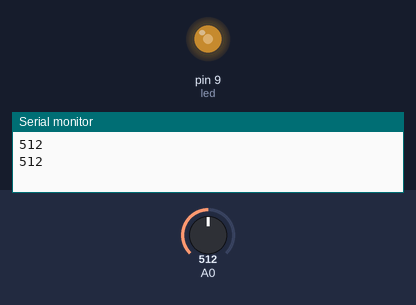
The sketch below on a simulated Arduino Uno, built with avr-gcc and run on an emulated ATmega328P. Shown: output pins drawn as LEDs (lit = HIGH), the last lines printed to the serial monitor. The inputs (shaded band) are chosen by the test bench; at power-on: A0 = 512.

Above: at 1.8 s.
1.9 s: A0 set to 716
At 4.1 s:
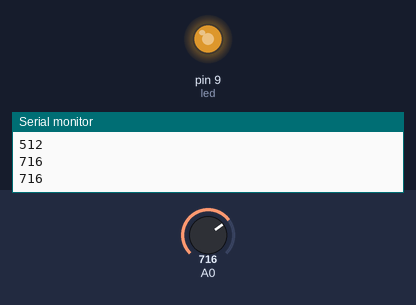
4.5 s: A0 set to 900
At 7.3 s:
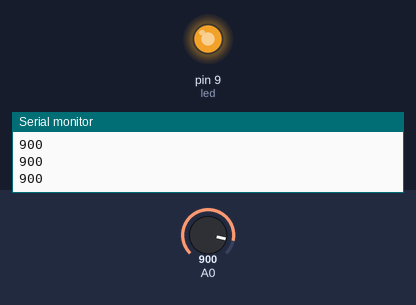
7.6 s: A0 set to 122
At 10.5 s:
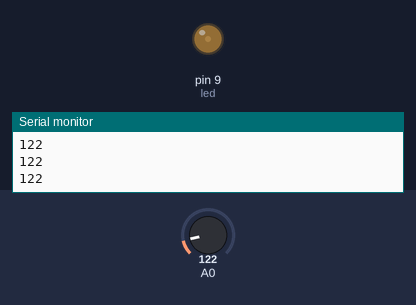
Timing chart, 0 to 12.0 s (numbered marks = the images above; inputs shaded):
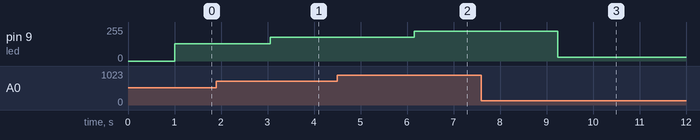

Measured:
- after the input at 1.9 s, pin 9 (led): 128/255 → 179/255 after 1.2 s
- after the input at 4.5 s, pin 9 (led): 179/255 → 225/255 after 1.7 s
- after the input at 7.6 s, pin 9 (led): 225/255 → 30/255 after 1.6 s

The sketch:

Lab2_4711.ino.ino
```cpp
int led=9;
int brightness=0;
int fadeAmount=5;
void setup() {
  // put your setup code here, to run once:
Serial.begin(9600);
pinMode(led,OUTPUT);
}

void loop() {
  // put your main code here, to run repeatedly:
int sensorValue=analogRead(A0);
Serial.println(sensorValue);

delay(1000);
brightness = sensorValue >> 2;
analogWrite(led,brightness);
//brightness=brightness+fadeAmount;

//if(brightness==0||brightness==255) {
  //fadeAmount=-fadeAmount;

//}
//brightness = sensorValue >> 2;
delay (30);
}
```
